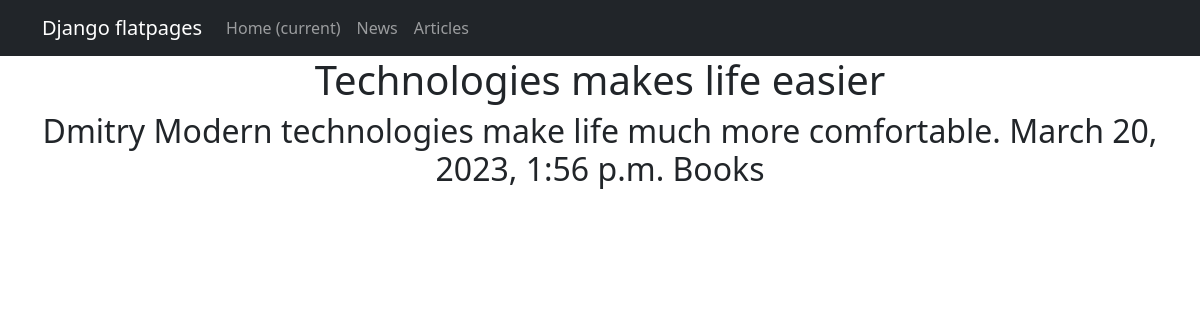
/news/4/ (signed in), run on the app's committed database.
### news/models.py (models this page shows, shortened)
class Post(models.Model):
    ARTICLE = 'AR'
    NEWS = 'NW'
    POST_CHOICES = [
        ('AR', 'Article'),
        ('NW', 'News')
    ]
    title = models.CharField(max_length=50, unique=True)
    author = models.ForeignKey(Author, on_delete=models.CASCADE)
    type_choice = models.CharField(choices=POST_CHOICES, default='News', max_length=10)
    time_created = models.DateTimeField(auto_now_add=True)
    category = models.ManyToManyField(Category, through='PostCategory')
    content = models.TextField(null=True, blank=True)
    rating = models.IntegerField(default=0)

class Author(models.Model):
    name = models.OneToOneField(User, on_delete=models.CASCADE)
    rating = models.IntegerField(default=0)
    subscribed_to_categories = models.ManyToManyField('Category', related_name='subscribers', blank=True)
    def __str__(self):
        return f"{self.name}"

class Category(models.Model):
    category_name = models.CharField(unique=True, max_length=255)
    def __str__(self):
        return f"{self.category_name}"

### news/views.py (the view)
# urls.py: path('<int:pk>/', PostsDetail.as_view(), name='post_detail'),
class PostsDetail(LoginRequiredMixin, DetailView):
    model = Post
    template_name = 'post.html'
    context_object_name = 'post'

### templates/post.html (shortened to what this page needs)
{% extends 'flatpages/default.html' %}
{% block content %}
<h1> {{ post.title }}</h1>
<h2/>{{ post.author }}
     {{ post.content }}
     {{ post.time_created }}
    {% for category in post.category.all %}
    {{ category }}
    {% endfor %}</h2>
{% endblock content %}

### data on the page
Post: title "Technologies makes life easier", author "Dmitry", content "Modern technologies make life much more comfortable.", time_created "March 20, 2023, 1:56 p.m."
Category: category_name "Books"
